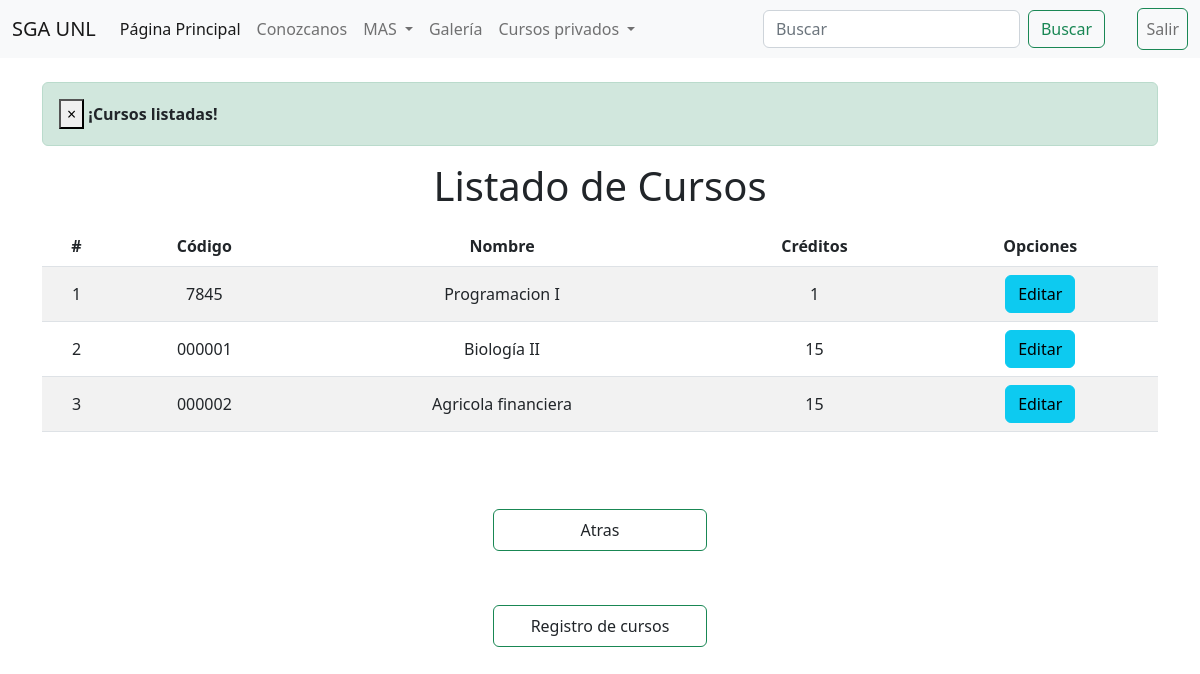
The app's page /tareas/listadoCursosC/ with its own data.
### APPAdministrarTareas/models.py (models this page shows, shortened)
class CursoUniversidad(models.Model):
    codigo = models.CharField(primary_key=True, blank = False, max_length=6)
    nombre = models.CharField(max_length=50)
    creditos = models.PositiveSmallIntegerField()
    docente = models.CharField(max_length=50)

### APPAdministrarTareas/views.py (the view)
# urls.py: path('listadoCursosC/', views.cursos),
def cursos(request):
    cursoListada = CursoUniversidad.objects.all()
    messages.success(request, '¡Cursos listadas!')
    return render(request, "listadoCursosC.html", {"cursos": cursoListada})

### APPAdministrarTareas/templates/listadoCursosC.html (shortened to what this page needs)
{% extends "./base.html" %}
{% block body %}
<div class="row">
    <div class="col-sm-20 col-md-10 col-lg-12 col-xl-12">
        {% if messages %}
        {% for message in messages %}
        <div class="alert alert-dismissible alert-success">
            <button type="button" class="close" data-dismiss="alert">&times;</button>
            <strong class="text-dark">{{ message }}</strong>
        </div>
        {% endfor %}
        {% endif %}
        <h1 style="text-align: center;">Listado de Cursos</h1>
        <div class="table-responsive py-2">
            <table class="table table-striped">
                <thead>
                    <tr>
                        <th>#</th>
                        <th>Código</th>
                        <th>Nombre</th>
                        <th>Créditos</th>
                        <th colspan="1">Opciones</th>
                    </tr>
                </thead>
                <tbody>
                    {% for c in cursos %}
                    <tr>
                        <td>{{forloop.counter}}</td>
                        <td>{{c.codigo}}</td>
                        <td>{{c.nombre}}</td>
                        <td>{{c.creditos}}</td>
                        <td><a href="#" class="btn btn-info">Editar</a></td>
                    </tr>
                    {% endfor %}
                </tbody>
            </table>
        </div>
    </div>
</div>
<div class="container">
    <div class="container">
        <ul class="navbar-nav" style="padding-left: 40%; padding-right: 40%; margin-top: 5%;">
            <li class="nav-item  card-body">
              <a class="nav-link btn btn-outline-success" aria-current="page" href="/tareas/matricula/"
                >Atras
              </a>
            </li>
        </ul>
    </div>
    <div class="container">
        <ul class="navbar-nav" style="padding-left: 40%; padding-right: 40%; margin-top: 5%;">
            <li class="nav-item  card-body">
              <a class="nav-link btn btn-outline-success" aria-current="page" href="/tareas/cursoU/"
                >Registro de cursos
              </a>
            </li>
        </ul>
    </div>
</div>
{% endblock %}

### APPAdministrarTareas/static/css/gestionCursos.css (style rules this page uses)
th, td { text-align: center; vertical-align: middle; }

### records on screen
CursoUniversidad: codigo "7845", nombre "Programacion I", creditos "1"
CursoUniversidad: codigo "000001", nombre "Biología II", creditos "15"
CursoUniversidad: codigo "000002", nombre "Agricola financiera", creditos "15"

### other values on screen
{{ message }} "¡Cursos listadas!"
